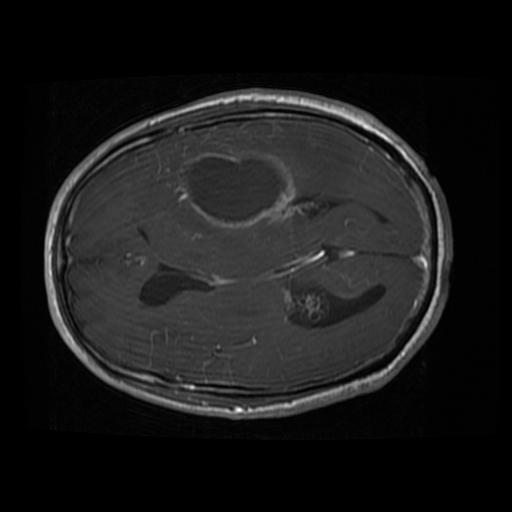
#> input picture Unsupervised Learing/test_images/0 (239).jpg, 512 x 512 px
$ jupyter execute 'Training the KMeans Algorithm.ipynb'
#> lines starting #> are read from the running program, lines starting #| are printed output that depends on the picture
[cell 1]
import cv2

img=cv2.imread('test_images/0 (239).jpg',0)
#> img is the input picture: shape (512, 512); min 0, max 255, mean 25.9
height,width=img.shape
#> height = 512; width = 512
imgFlatten=img.reshape(height*width,1)

[cell 2]
from sklearn.cluster import KMeans

model=KMeans(n_clusters=6)
model.fit(imgFlatten)
labels=model.labels_
labels2D=labels.reshape(height,width)

[cell 3]
from matplotlib import pyplot as plt

plt.imshow(labels2D)
plt.colorbar()
plt.show()
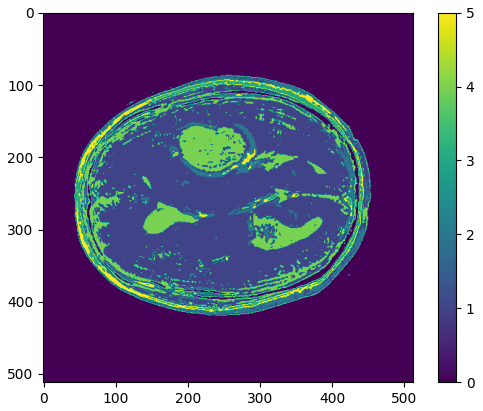
#> figure drawn by matplotlib, 2 panels


$ run again, with Unsupervised Learing/test_images/0 (1094).jpg copied over Unsupervised Learing/test_images/0 (239).jpg
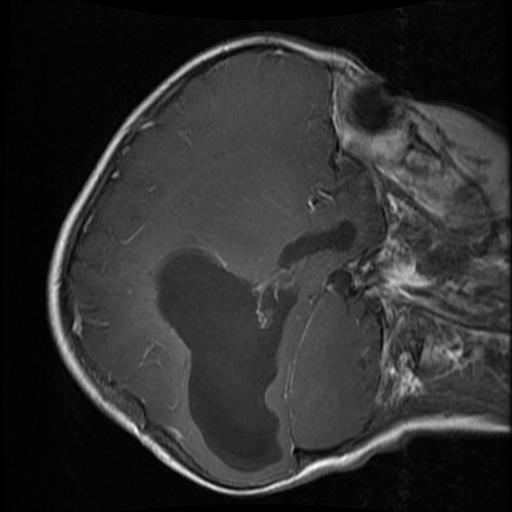
#> input picture Unsupervised Learing/test_images/0 (1094).jpg, 512 x 512 px
#> img is the input picture: shape (512, 512); min 0, max 255, mean 46.5
#> `plt.show()`:
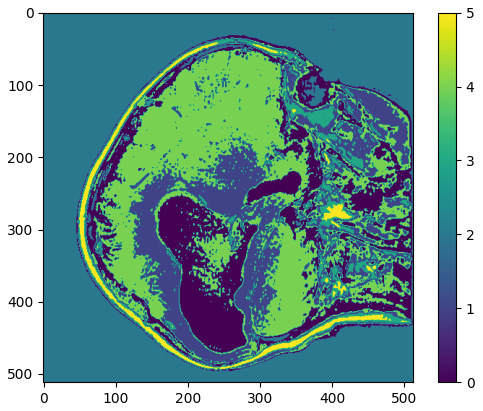
#> figure drawn by matplotlib, 2 panels

$ run again, with Unsupervised Learing/test_images/0 (1096).jpg copied over Unsupervised Learing/test_images/0 (239).jpg
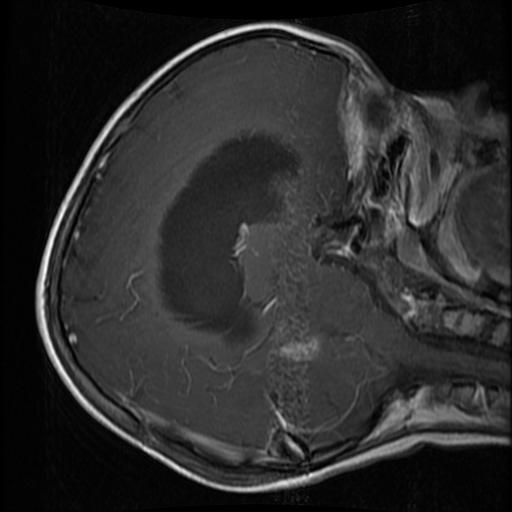
#> input picture Unsupervised Learing/test_images/0 (1096).jpg, 512 x 512 px
#> img is the input picture: shape (512, 512); min 0, max 255, mean 43.4
#> `plt.show()`:
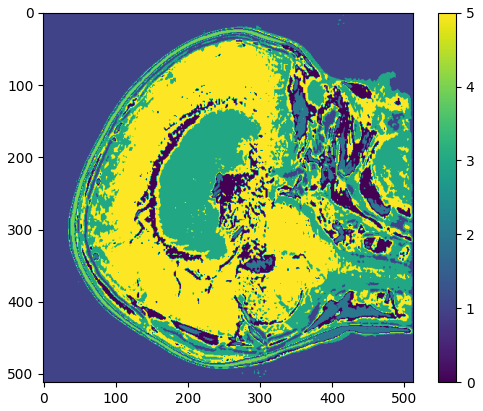
#> figure drawn by matplotlib, 2 panels

$ run again, with Unsupervised Learing/test_images/0 (1097).jpg copied over Unsupervised Learing/test_images/0 (239).jpg
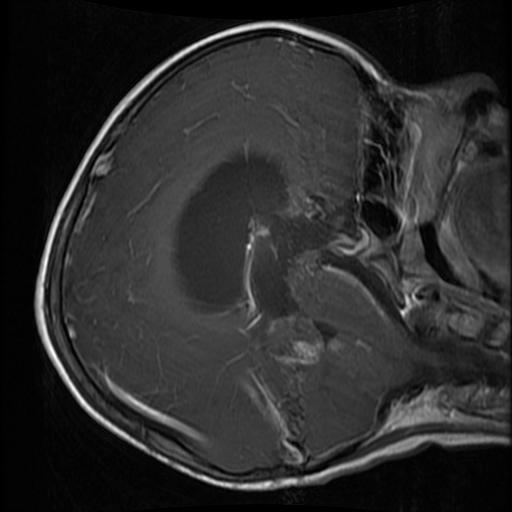
#> input picture Unsupervised Learing/test_images/0 (1097).jpg, 512 x 512 px
#> img is the input picture: shape (512, 512); min 0, max 254, mean 43.6
#> `plt.show()`:
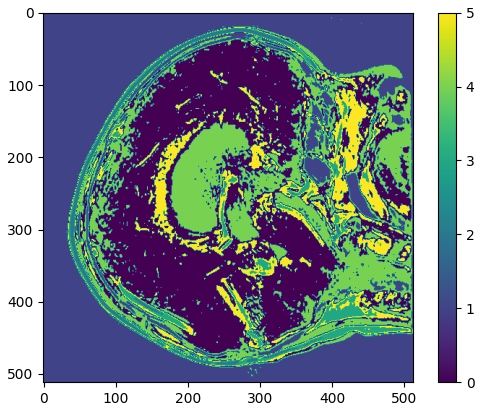
#> figure drawn by matplotlib, 2 panels
